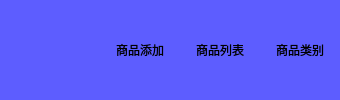
             <widget class="QWidget" name="tab_7">
              <property name="styleSheet">
               <string notr="true">background-color:rgba(85, 85, 255, 200)</string>
              </property>
              <attribute name="title">
               <string>商品管理</string>
              </attribute>
              <layout class="QHBoxLayout" name="horizontalLayout_8">
               <property name="spacing">
                <number>0</number>
               </property>
               <property name="leftMargin">
                <number>0</number>
               </property>
               <property name="topMargin">
                <number>0</number>
               </property>
               <property name="rightMargin">
                <number>0</number>
               </property>
               <property name="bottomMargin">
                <number>0</number>
               </property>
               <item>
                <layout class="QHBoxLayout" name="horizontalLayout_7">
                 <property name="spacing">
                  <number>0</number>
                 </property>
                 <property name="leftMargin">
                  <number>100</number>
                 </property>
                 <property name="rightMargin">
                  <number>0</number>
                 </property>
                 <item>
                  <widget class="QPushButton" name="pushButton_10">
                   <property name="minimumSize">
                    <size>
                     <width>0</width>
                     <height>41</height>
                    </size>
                   </property>
                   <property name="text">
                    <string>商品添加</string>
                   </property>
                   <property name="checkable">
                    <bool>true</bool>
                   </property>
                   <property name="checked">
                    <bool>false</bool>
                   </property>
                   <property name="flat">
                    <bool>true</bool>
                   </property>
                   <attribute name="buttonGroup">
                    <string notr="true">buttonGroup</string>
                   </attribute>
                  </widget>
                 </item>
                 <item>
                  <widget class="QPushButton" name="pushButton_11">
                   <property name="minimumSize">
                    <size>
                     <width>0</width>
                     <height>41</height>
                    </size>
                   </property>
                   <property name="text">
                    <string>商品列表</string>
                   </property>
                   <property name="checkable">
                    <bool>true</bool>
                   </property>
                   <property name="checked">
                    <bool>false</bool>
                   </property>
                   <property name="flat">
                    <bool>true</bool>
                   </property>
                   <attribute name="buttonGroup">
                    <string notr="true">buttonGroup</string>
                   </attribute>
                  </widget>
                 </item>
                 <item>
                  <widget class="QPushButton" name="pushButton_13">
                   <property name="minimumSize">
                    <size>
                     <width>0</width>
                     <height>41</height>
                    </size>
                   </property>
                   <property name="text">
                    <string>商品类别</string>
                   </property>
                   <property name="checkable">
                    <bool>true</bool>
                   </property>
                   <property name="flat">
                    <bool>true</bool>
                   </property>
                   <attribute name="buttonGroup">
                    <string notr="true">buttonGroup</string>
                   </attribute>
                  </widget>
                 </item>
                </layout>
               </item>
              </layout>
             </widget>
